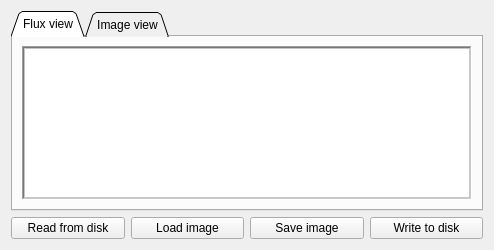
<?xml version="1.0" encoding="UTF-8"?>
<ui version="4.0">
 <class>Imager</class>
 <widget class="QWidget" name="Imager">
  <property name="geometry">
   <rect>
    <x>0</x>
    <y>0</y>
    <width>494</width>
    <height>250</height>
   </rect>
  </property>
  <property name="sizePolicy">
   <sizepolicy hsizetype="Expanding" vsizetype="Expanding">
    <horstretch>0</horstretch>
    <verstretch>0</verstretch>
   </sizepolicy>
  </property>
  <layout class="QVBoxLayout" name="verticalLayout">
   <item>
    <widget class="QTabWidget" name="tabWidget">
     <property name="tabShape">
      <enum>QTabWidget::TabShape::Triangular</enum>
     </property>
     <property name="currentIndex">
      <number>0</number>
     </property>
     <property name="movable">
      <bool>false</bool>
     </property>
     <widget class="QWidget" name="tab">
      <property name="sizePolicy">
       <sizepolicy hsizetype="Expanding" vsizetype="Expanding">
        <horstretch>0</horstretch>
        <verstretch>0</verstretch>
       </sizepolicy>
      </property>
      <attribute name="title">
       <string>Flux view</string>
      </attribute>
      <layout class="QVBoxLayout" name="verticalLayout_3">
       <item>
        <widget class="QFrame" name="frame">
         <property name="frameShape">
          <enum>QFrame::Shape::WinPanel</enum>
         </property>
         <property name="frameShadow">
          <enum>QFrame::Shadow::Sunken</enum>
         </property>
         <layout class="QVBoxLayout" name="verticalLayout_2">
          <property name="leftMargin">
           <number>0</number>
          </property>
          <property name="topMargin">
           <number>0</number>
          </property>
          <property name="rightMargin">
           <number>0</number>
          </property>
          <property name="bottomMargin">
           <number>0</number>
          </property>
          <item>
           <widget class="QFrame" name="fluxViewContainer">
            <property name="sizePolicy">
             <sizepolicy hsizetype="Expanding" vsizetype="Expanding">
              <horstretch>0</horstretch>
              <verstretch>0</verstretch>
             </sizepolicy>
            </property>
            <property name="styleSheet">
             <string notr="true">QFrame {
background: white;
}
</string>
            </property>
            <property name="frameShape">
             <enum>QFrame::Shape::StyledPanel</enum>
            </property>
            <property name="frameShadow">
             <enum>QFrame::Shadow::Sunken</enum>
            </property>
            <layout class="QVBoxLayout" name="verticalLayout_12">
             <property name="leftMargin">
              <number>0</number>
             </property>
             <property name="topMargin">
              <number>0</number>
             </property>
             <property name="rightMargin">
              <number>0</number>
             </property>
             <property name="bottomMargin">
              <number>0</number>
             </property>
            </layout>
           </widget>
          </item>
         </layout>
        </widget>
       </item>
      </layout>
     </widget>
     <widget class="QWidget" name="tab_2">
      <attribute name="title">
       <string>Image view</string>
      </attribute>
      <layout class="QVBoxLayout" name="verticalLayout_13">
       <item>
        <widget class="QFrame" name="imageViewContainer">
         <property name="frameShape">
          <enum>QFrame::Shape::StyledPanel</enum>
         </property>
         <property name="frameShadow">
          <enum>QFrame::Shadow::Raised</enum>
         </property>
         <layout class="QVBoxLayout" name="verticalLayout_14"/>
        </widget>
       </item>
      </layout>
     </widget>
    </widget>
   </item>
   <item>
    <widget class="QFrame" name="commandButtonFrame">
     <layout class="QGridLayout" name="gridLayout">
      <property name="leftMargin">
       <number>0</number>
      </property>
      <property name="topMargin">
       <number>0</number>
      </property>
      <property name="rightMargin">
       <number>0</number>
      </property>
      <property name="bottomMargin">
       <number>0</number>
      </property>
      <item row="0" column="1">
       <widget class="QPushButton" name="loadImageButton">
        <property name="text">
         <string>Load image</string>
        </property>
        <property name="icon">
         <iconset theme="document-open"/>
        </property>
       </widget>
      </item>
      <item row="0" column="0">
       <widget class="QPushButton" name="readDiskButton">
        <property name="text">
         <string>Read from disk</string>
        </property>
        <property name="icon">
         <iconset theme="media-playback-start"/>
        </property>
       </widget>
      </item>
      <item row="0" column="4">
       <widget class="QPushButton" name="writeDiskButton">
        <property name="text">
         <string>Write to disk</string>
        </property>
        <property name="icon">
         <iconset theme="media-record"/>
        </property>
       </widget>
      </item>
      <item row="0" column="3">
       <widget class="QPushButton" name="saveImageButton">
        <property name="text">
         <string>Save image</string>
        </property>
        <property name="icon">
         <iconset theme="document-save"/>
        </property>
       </widget>
      </item>
     </layout>
    </widget>
   </item>
  </layout>
 </widget>
 <resources>
  <include location="resources.qrc"/>
 </resources>
 <connections/>
</ui>
